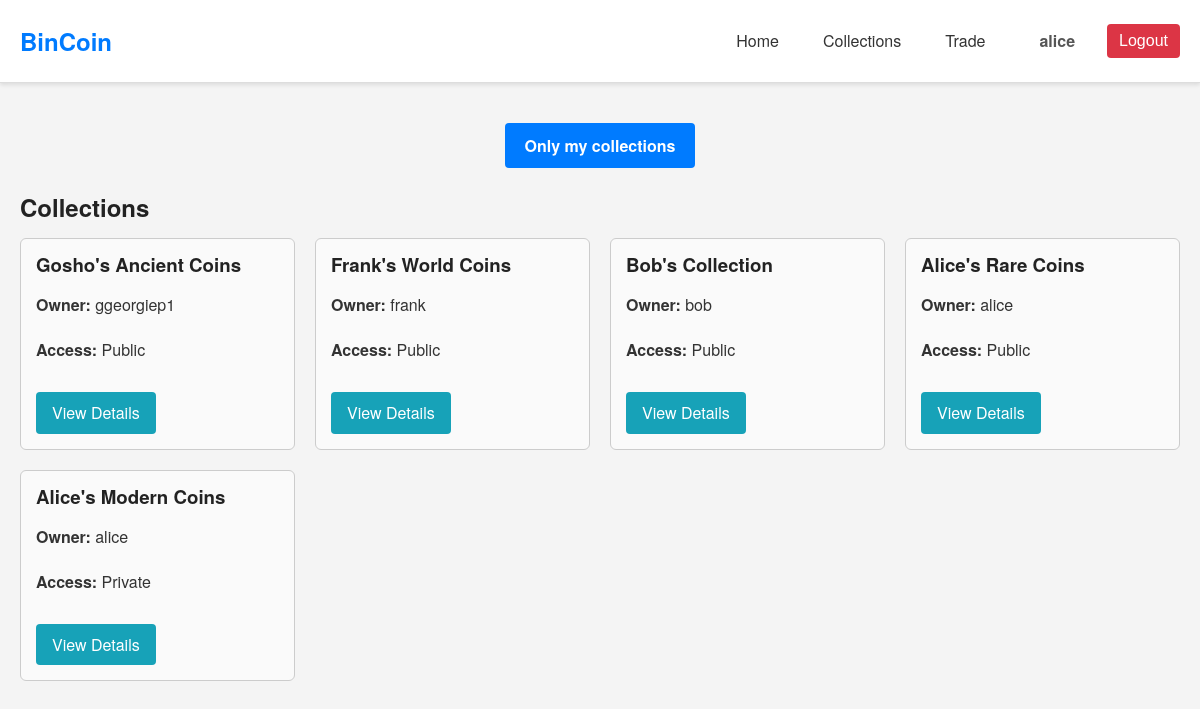
The app's page /php/collections.php (signed in) with its own data.
### tables this page shows
CREATE TABLE `coin_collection` (
    `id` INT AUTO_INCREMENT PRIMARY KEY,
    `name` VARCHAR(255) NOT NULL,
    `user_name` VARCHAR(255) NOT NULL,
    `access` VARCHAR(255) NOT NULL,
    FOREIGN KEY (`user_name`) REFERENCES `user`(`name`) ON DELETE CASCADE
);

### php/collections.php (called while the page is built, shortened)
<?php
$search = isset($_GET['search']) ? trim($_GET['search']) : '';
$show_my_collections = isset($_GET['show_my_collections']) ? boolval($_GET['show_my_collections']) : false;
$page = isset($_GET['page']) && is_numeric($_GET['page']) ? intval($_GET['page']) : 1;
$results_per_page = 10;
$offset = ($page - 1) * $results_per_page;
$conn = new mysqli(SERVERNAME, USERNAME, PASSWORD, DBNAME);
$where_clauses = [];
$params = [];
$types = '';
if ($show_my_collections) {
    $where_clauses[] = "`user_name` = ?";
    $params[] = $_SESSION['username'];
    $types .= 's';
} else {
    $where_clauses[] = "(`access` = 'public' OR
                         (`access` = 'protected' AND EXISTS (
                             SELECT 1 FROM `access_control` ac
                             WHERE ac.`collection_id` = `coin_collection`.`id`
                               AND ac.`user_name` = ?
                         )) OR
                         (`user_name` = ?))";
    $params[] = $_SESSION['username'];
    $params[] = $_SESSION['username'];
    $types .= 'ss';
}
$where_sql = "WHERE " . implode(" AND ", $where_clauses);
$sql = "SELECT `id`, `name`, `access`, `user_name`
        FROM `coin_collection`
        $where_sql
        ORDER BY `name` DESC
        LIMIT ? OFFSET ?";
$stmt = $conn->prepare($sql);
if ($stmt) {
    $types_with_pagination = $types . 'ii';
    $params_with_pagination = array_merge($params, [$results_per_page, $offset]);
    $stmt->bind_param($types_with_pagination, ...$params_with_pagination);
    $stmt->execute();
    $result = $stmt->get_result();
    $collections = $result->fetch_all(MYSQLI_ASSOC);
} else {
    error_log("Prepare failed (FETCH): " . $conn->error);
    die("An unexpected error occurred. Please try again later.");
}
include "../components/collections_page.php";
?>

### components/collections_page.php (the view, shortened to what this page needs)
<!DOCTYPE html>
<html lang="en">
<head>
    <link rel="stylesheet" href="../css/theme.css">
    <link rel="stylesheet" href="../css/collections.css">
</head>
<body>
    <?php include '../components/header.php'; ?>
    <div class="collections-container">
        <div class="toggle-container">
            <form method="GET" action="collections.php">
                <label for="show_my_collections">Only my collections</label>
            </form>
        </div>
        <?php if (!empty($search)): ?>
            <h2>Search Results for "<?= htmlspecialchars($search); ?>"</h2>
        <?php else: ?>
            <h2>Collections</h2>
        <?php endif; ?>
        <?php if (count($collections) > 0): ?>
            <div class="collections-list">
                <?php foreach ($collections as $collection): ?>
                    <div class="collection-card">
                        <h3><?= htmlspecialchars($collection['name']); ?></h3>
                        <p><strong>Owner:</strong> <?= htmlspecialchars($collection['user_name']); ?></p>
                        <p><strong>Access:</strong> <?= ucfirst(htmlspecialchars($collection['access'])); ?></p>
                        <a href="collection_details.php?collection_id=<?= urlencode($collection['id']); ?>"
                            class="view-button">View Details</a>
                    </div>
                <?php endforeach; ?>
            </div>
        <?php else: ?>
            <p>No collections found.</p>
        <?php endif; ?>
    </div>
</body>
</html>

### css/theme.css (style rules this page uses)
* { margin: 0; padding: 0; box-sizing: border-box; }
html { font-size: 16px; }
body { font-family: 'Helvetica Neue', Arial, sans-serif; line-height: 1.6; color: #333; background-color: #f4f4f4; }
h1, h2, h3, h4, h5, h6 { color: #222; margin-bottom: 1rem; line-height: 1.2; }
p { margin-bottom: 1.2rem; }
a { color: #007BFF; text-decoration: none; transition: color 0.3s ease; }
form { display: flex; flex-direction: column; }
form label { margin-bottom: 5px; font-weight: bold; }

### css/collections.css (style rules this page uses)
.collections-container { max-width: 1200px; margin: 20px auto; padding: 20px; }
.toggle-container { margin-bottom: 20px; text-align: center; }
.toggle-container form { display: inline-block; }
.toggle-container label { display: inline-block; padding: 10px 20px; background-color: #007BFF; color: #fff; border-radius: 4px; cursor: pointer; transition: background-color 0.3s; }
.collections-list { display: grid; grid-template-columns: repeat(auto-fill, minmax(250px, 1fr)); gap: 20px; }
.collection-card { border: 1px solid #ccc; border-radius: 6px; padding: 15px; background-color: #fafafa; transition: box-shadow 0.3s; }
.view-button { display: inline-block; margin-top: 10px; padding: 8px 16px; background-color: #17a2b8; color: #fff; text-decoration: none; border-radius: 4px; transition: background-color 0.3s; }

### records on screen
coin_collection: name "Gosho's Ancient Coins", user_name "ggeorgiep1", access "Public"
coin_collection: name "Frank's World Coins", user_name "frank", access "Public"
coin_collection: name "Bob's Collection", user_name "bob", access "Public"
coin_collection: name "Alice's Rare Coins", user_name "alice", access "Public"
coin_collection: name "Alice's Modern Coins", user_name "alice", access "Private"

### other values on screen
$_SESSION['username'] "alice"
